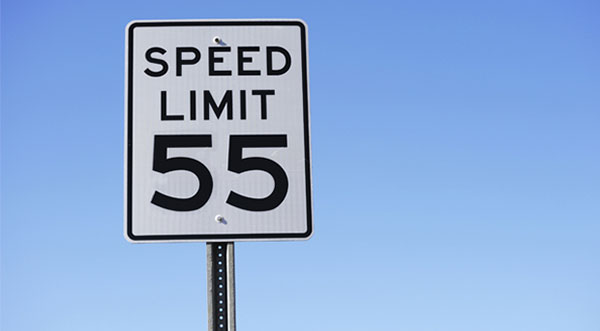
#> input picture speed_limit_04.jpg, 600 x 331 px
$ python ocr.py
#> lines starting #> are read from the running program, lines starting #| are printed output that depends on the picture; after the words box and inside, x2 and y2 are one past the last pixel; in counts of white or black regions, pixels touching at a corner belong together
# Steve Mitchell
# UMD, College Park

# Sign & License Plate Detection

# Workflow:
# 1. Read in image
# 2. Grayscale, blur, threshold, & edge detection
# 3. Use detected edges to mask region of image containing text
# 4. Implement OCR on masked image to identify text

####################################################

# Import required packages
from PIL import Image
import pytesseract
pytesseract.pytesseract.tesseract_cmd = 'C:/Program Files (x86)/Tesseract-OCR/tesseract'
import cv2
import os
import imutils
import numpy as np

print('Import successful!' + '\n')

####################################################

# Initialize variables describing anticipated sign type
# will use these descriptions for number of contour points
stop_sign = 8
license_plate = 4
speed_sign = 4
outlet_sign = 4
yield_sign = 3

points = license_plate

####################################################

# Load image, resize as desired, and convert to grayscale
original = cv2.imread("speed_limit_04.jpg")
#> original is the input picture: shape (331, 600, 3); mean B, G, R 216.1, 171.7, 140.9
# original = imutils.resize(original, height = 200)
cv2.imshow("Original Image", original)
gray = cv2.cvtColor(original, cv2.COLOR_BGR2GRAY)
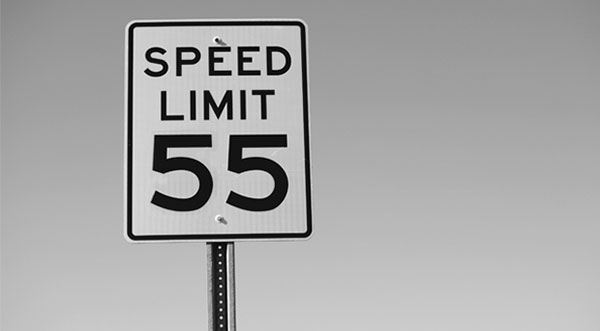
#> gray: shape (331, 600); min 0, max 255, mean 167.5
cv2.imshow("Grayscale", gray)

# Blur image to decrease noise
blurred = cv2.medianBlur(gray, 3)
cv2.imshow("Blurred", blurred)

# Threshold image
thres = cv2.threshold(blurred, 100, 255, cv2.THRESH_BINARY | cv2.THRESH_OTSU)[1]
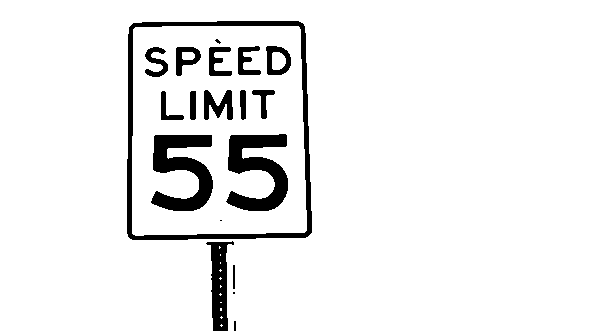
#> thres: shape (331, 600); 93.2% white; 19 black regions (3 under 20 px), largest, box (x1, y1, x2, y2) and area: (127, 21, 312, 240) 3685, (151, 135, 213, 211) 2606, (226, 134, 288, 211) 2604
cv2.imshow("Threshold", thres)

# Flip (invert) image if desired
flipped = cv2.bitwise_not(thres)
flipped = cv2.bitwise_not(flipped)  # flips back to original
cv2.imshow("Flipped", flipped)

# Find edges
edged = cv2.Canny(flipped, 30, 200)
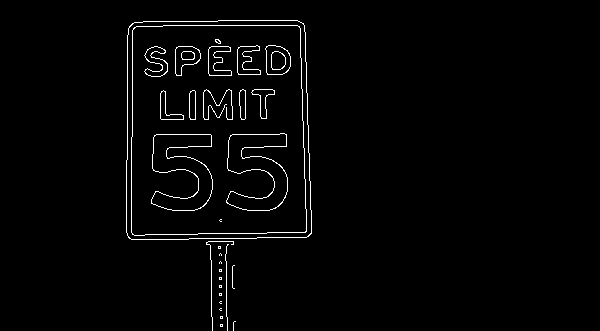
#> edged: shape (331, 600); 2% white in thin lines or dots, all inside (x1, y1, x2, y2) = (126, 20, 312, 331)
cv2.imshow("Edged", edged)

####################################################

# Find contours in the edged image, keep only the largest
# ones, and initialize our screen contour
cnts = cv2.findContours(edged.copy(), cv2.RETR_EXTERNAL, cv2.CHAIN_APPROX_SIMPLE)[-2]
#> cnts = 16 contours, 15 with area under 20; largest, box (x1, y1, x2, y2) and area: (126, 20, 312, 240) 39316
cnts = sorted(cnts, key = cv2.contourArea, reverse = True)[0:10]
#> cnts = 10 contours, 9 with area under 20; largest, box (x1, y1, x2, y2) and area: (126, 20, 312, 240) 39316
screenCnt = None

# Loop over our contours
for c in cnts:
    # Approximate the contour
    peri = cv2.arcLength(c, True)
    approx = cv2.approxPolyDP(c, 0.02 * peri, True)

    # If our approximated contour has x-points, then
    # we can assume that we have found our screen
    if len(approx) == points:
        screenCnt = approx
        break
#> this loop made 1 pass
#> (peri, screenCnt) on pass 1: (790.4, [[303, 23], [129, 26], [129, 238], [311, 233]])

# Draw contours on original image
contour = original.copy()
cv2.drawContours(contour, [screenCnt], -1, (0, 255, 0), 3)
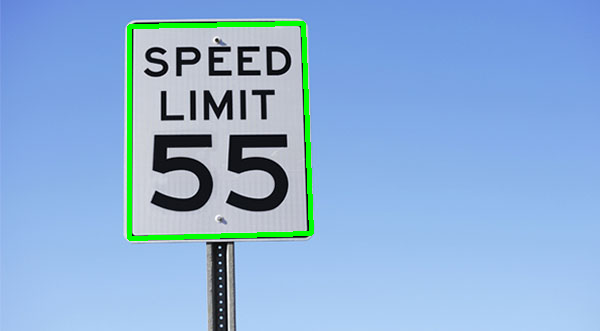
#> contour: shape (331, 600, 3); 1.95% of pixels changed, all inside (x1, y1, x2, y2) = (127, 21, 314, 241)
cv2.imshow("Countoured", contour)

####################################################

# Create polygon mask to select region of interest for OCR
mask = np.zeros((original.shape[0], original.shape[1]), dtype="uint8")
pts = np.array(screenCnt, dtype=np.int32)
#> pts = [[303, 23], [129, 26], [129, 238], [311, 233]]
# print(len(screenCnt))
# print(screenCnt)

cv2.fillConvexPoly(mask, pts, 255)
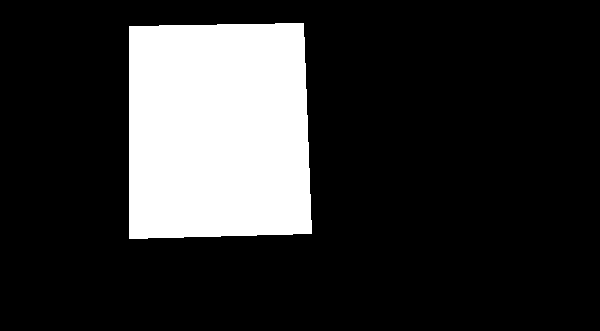
#> mask: shape (331, 600); 19.1% white; 1 white region, box (x1, y1, x2, y2) and area: (129, 23, 312, 239) 37963
cv2.imshow("Mask", mask)

# Apply mask and show masked image on screen
masked = cv2.bitwise_and(flipped, flipped, mask=mask)
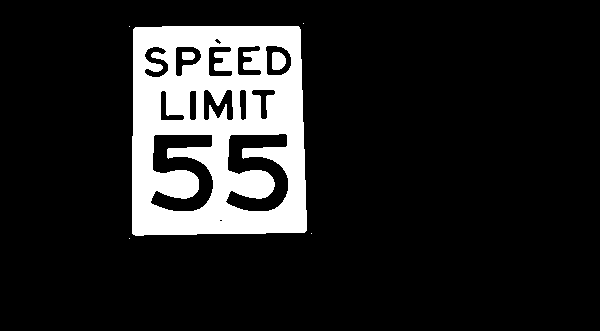
#> masked: shape (331, 600); 13.7% white; 7 white regions (4 under 20 px), largest, box (x1, y1, x2, y2) and area: (132, 26, 307, 236) 26939, (272, 52, 286, 70) 216, (182, 52, 195, 60) 97
cv2.imshow("Region of Interest", masked)

####################################################

# Create temporary image to run OCR
imagename = "{}.png".format(os.getpid())
cv2.imwrite(imagename, masked)
binary_image = Image.open(imagename)

# Identify text in image and print to console
#> (the run stopped early here; a loop or call above may not have finished)
